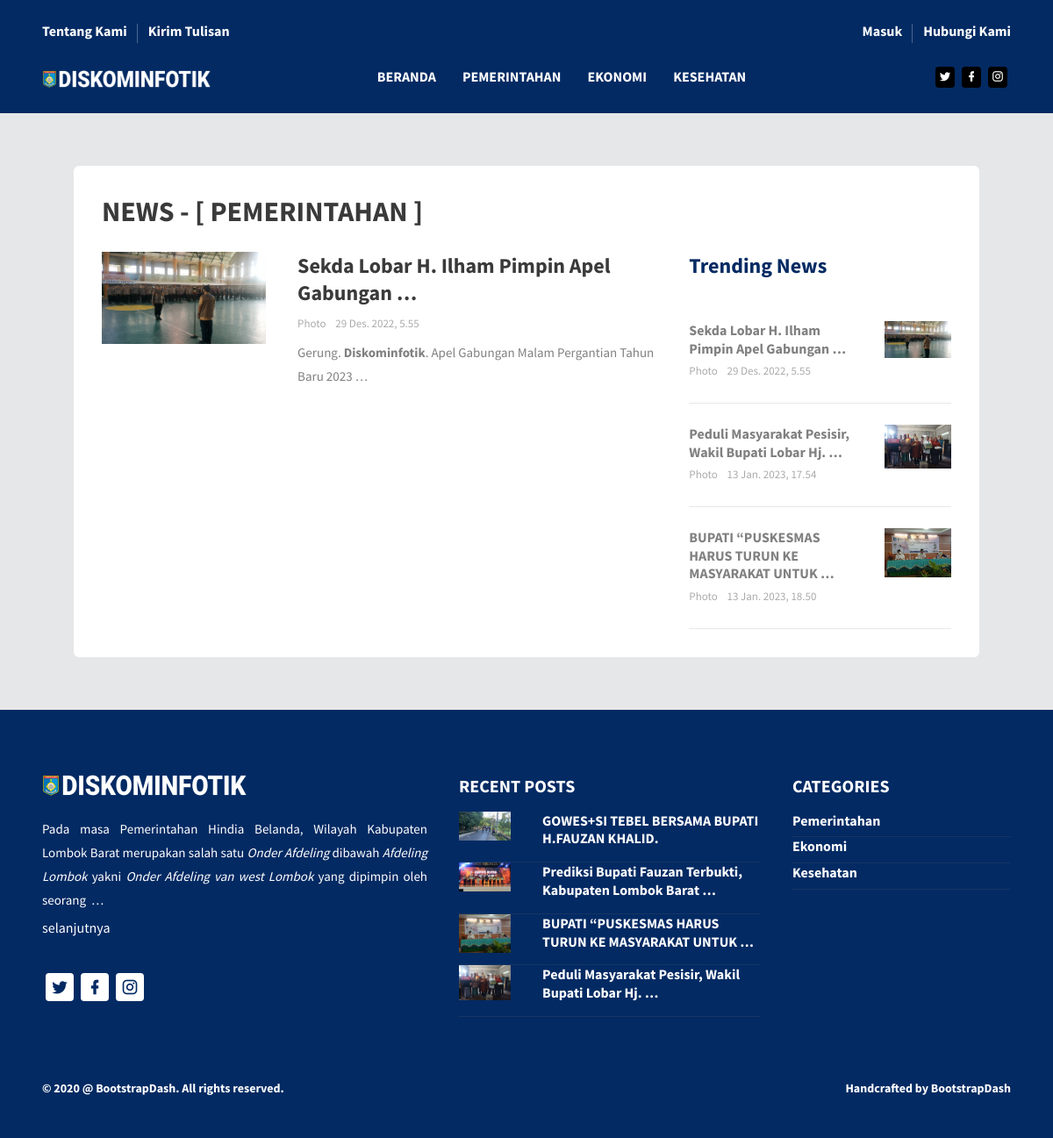
The app's page /news/list/pemerintahan/ with its own data.
### news/models.py (models this page shows, shortened)
class BaseModel(models.Model):
    id = models.BigAutoField(primary_key=True, editable=False)
    uuid = models.UUIDField(unique=True, default=uuid.uuid4, editable=False)
    created_at = models.DateTimeField(auto_now_add=True)
    updated_at = models.DateTimeField(auto_now=True)
    class Meta:
        app_label = 'news'
        abstract = True
        ordering = ['-created_at']

class Logo(BaseModel):
    name = models.CharField(max_length=100)
    photo = GenericRelation(Photo)

class Categories(BaseModel):
    name = models.CharField(max_length=50)
    slug = models.SlugField(max_length=50, default='', unique=True, blank=True, editable=False)

class SocialMedia(BaseModel):
    kind = models.SmallIntegerField(choices=OptSocialMediaKinds.choices)
    link =  models.URLField(max_length=255)
    status = models.CharField(max_length=20, choices=StatusPublish.choices, default=StatusPublish.PUBLISHED)

class News(BaseModel):
    title = models.CharField(max_length=500)
    view_count = models.PositiveIntegerField(default=0, editable=False)         # jumlah views / read
    slug = models.SlugField(max_length=255, default='', unique=True, blank=True, editable=False)
    content = RichTextUploadingField()
    category = models.ForeignKey(Categories, on_delete=models.PROTECT)
    admin = models.ForeignKey(User, on_delete=models.PROTECT, blank=True)
    photo = GenericRelation(Photo, related_query_name='news')  # relasi many2many
    status = models.CharField(max_length=20, choices=StatusPublish.choices, default=StatusPublish.PUBLISHED)

class Pages(BaseModel):
    admin = models.ForeignKey(User, on_delete=models.PROTECT) # translatenya sama aja=admin juga
    view_count = models.PositiveIntegerField(default=0, editable=False)         # jumlah views / read
    share_count = models.PositiveIntegerField(default=0, editable=False)
    slug = models.SlugField(max_length=255, default='', unique=True, blank=True, editable=False)
    title = models.CharField(max_length=500)
    kind = models.CharField(max_length=20, choices=PagesKind.choices)
    content = RichTextUploadingField(blank=True, null=True)

### news/views.py (the view)
# urls.py: path('<str:kind>/list/<slug:slug>/', views.list, name='list'),
def list(request, kind, slug):
    context = {}
    category = Categories.objects.order_by('id')[:3]
    context['category'] = category
    context['kind'] = kind
    context['slug'] = slug
    model = apps.get_model('news', kind)
    content_list = get_content_list(model, kind, slug)
    if content_list:
        kind_data_per_page = 8
        paginator = Paginator(content_list, kind_data_per_page) # Show 25 contacts per page.
        page_number = request.GET.get('page', 1) # default = 1
        context['page_list'] = paginator.get_page(page_number)
    related_news = News.objects.exclude(slug=slug) \
        .annotate(foto=get_photo('news')) \
        .order_by('-created_at')[:2]
    context['related_news'] = related_news
    trending_news = News.objects.exclude(slug=slug) \
        .annotate(foto=get_photo('news')) \
        .order_by('view_count')[:3]
    context['trending_news'] = trending_news
    category_list = Categories.objects.order_by('id')
    context['category_list'] = category_list
    logo = Logo.objects.annotate(foto=get_photo('logo')) \
                .order_by('-created_at')[:1]
    context['logo'] = logo
    about_us = Pages.objects.filter(kind='about us')[:1]
    if about_us:
        context['about_us'] = about_us.get()
    recent_posts = News.objects.annotate(foto=get_photo('news')) \
                .order_by('-created_at')[:4]
    context['recent_posts'] = recent_posts
    social_media = SocialMedia.objects.all().order_by('-created_at')
    context['social_media'] = social_media
    return render(request, 'news/list.html', context)

### news/views.py (called while the page is built)
def get_photo(model_name): # model name in string
    return Subquery(Photo.objects.filter(object_id=OuterRef('id'), content_type__model=model_name) \
        .values('file_path')[:1])

def get_content_list(model, kind, slug):
    if not slug:
        raise Http404("Halaman tidak ditemukan!")
    subquery_foto = get_photo(kind)
    if slug == 'all':
        return model.objects.annotate(file_path=subquery_foto) \
                .order_by('-created_at') # ALL data (tambah paginasi di halaman list)
    else:
        categories = Categories.objects.filter(slug=slug)
        categories = categories.get() if categories else None
        if categories:
            return model.objects.filter(category_id=categories.id) \
                .annotate(file_path=subquery_foto) \
                .order_by('-created_at') # ALL data (tambah paginasi di halaman list)
        else:
            raise Http404("Categories "+ slug +" tidak ditemukan!")

### templates/news/list.html
{% extends 'news/base.html' %}
{% load static %}
{% block content %}
<div class="content-wrapper">
  <div class="container">
    <div class="col-sm-12">
      <div class="card" data-aos="fade-up">
        <div class="card-body">
          <div class="row">
            <div class="col-sm-12">
              <h1 class="font-weight-600 mb-4">
                {{kind|upper}} - [ {{slug|upper}} ]
              </h1>
            </div>
          </div>
          <div class="row">
            <div class="col-lg-8">
              {% for i in page_list %}
              <div class="row">
                <div class="col-sm-4 grid-margin">
                  <div class="rotate-img">
                    <img
                      src="/media/{{i.file_path}}"
                      alt="banner"
                      class="img-fluid"
                    />
                  </div>
                </div>
                <div class="col-sm-8 grid-margin">
                  <h2 class="font-weight-600 mb-2">
                    {{i.title|truncatewords_html:7|safe}}
                  </h2>
                  <p class="fs-13 text-muted mb-0">
                    <span class="mr-2">Photo </span>{{i.created_at}}
                  </p>
                  <p class="fs-15">
                    <a href="/detail/{{i.slug}}/">{{i.content|truncatewords_html:10|safe}} </a>
                  </p>
                </div>
              </div>
              {% endfor %}
            </div>
            <div class="col-lg-4">
              <h2 class="mb-4 text-primary font-weight-600">
                Trending News
              </h2>
              {% for i in trending_news %}
              <div class="row">
                <div class="col-sm-12">
                  <div class="border-bottom pb-4 pt-4">
                    <div class="row">
                      <div class="col-sm-8">
                        <h5 class="font-weight-600 mb-1">
                          <a href="/detail/{{i.slug}}/">{{i.title|truncatewords_html:7|safe}}</a>
                        </h5>
                        <p class="fs-13 text-muted mb-0">
                          <span class="mr-2">Photo </span>{{i.created_at}}
                        </p>
                      </div>
                      <div class="col-sm-4">
                        <div class="rotate-img">
                          <img
                            src="/media/{{i.foto}}"
                            alt="banner"
                            class="img-fluid"
                          />
                        </div>
                      </div>
                    </div>
                  </div>
                </div>
              </div>
              {% endfor %}
            </div>
          </div>
        </div>
      </div>
    </div>
  </div>
</div>
{% endblock %}

### templates/news/snippets/navbar.html (shortened to what this page needs)
{% load static %}
<header id="header">
    <div class="container">
      <nav class="navbar navbar-expand-lg navbar-light">
        <div class="navbar-top">
          <div class="d-flex justify-content-between align-items-center">
            <ul class="navbar-top-left-menu">
              <li class="nav-item">
                <a href="/tentang-kami/" class="nav-link">Tentang Kami</a>
              </li>
              <li class="nav-item">
                <a href="/kirim-tulisan/" class="nav-link">Kirim Tulisan</a>
              </li>
            </ul>
            <ul class="navbar-top-right-menu">
              <li class="nav-item">
                <a href="/dashboard/" class="nav-link">Masuk</a>
              </li>
              <li class="nav-item">
                <a href="/hubungi-kami/" class="nav-link">Hubungi Kami</a>
              </li>
            </ul>
          </div>
        </div>
        <div class="navbar-bottom">
          <div class="d-flex justify-content-between align-items-center">
            <div>
              <a class="navbar-brand" href="/">
                {% for i in logo %}
                    <img src="/media/{{i.foto}}" alt=""/>
                {% endfor %}
                </a>
            </div>
            <div>
              <div
                class="navbar-collapse justify-content-center collapse"
                id="navbarSupportedContent"
              >
                <ul
                  class="navbar-nav d-lg-flex justify-content-between align-items-center"
                >
                  <li class="nav-item active">
                    <a class="nav-link" href="/">Beranda</a>
                  </li>
                  {% for i in category %}
                    <li class="nav-item">
                      <a class="nav-link" href="/news/list/{{i.slug}}/">{{i.name}}</a>
                    </li>
                  {% endfor %}
                </ul>
              </div>
            </div>
            <ul class="social-media">
                {% for i in social_media %}
              <li>
                <a href="{{i.link}}" target="_BLANK">
                  <i class="mdi mdi-{{i.get_kind_display|lower}}"></i>
                </a>
              </li>
                {% endfor %}
            </ul>
          </div>
        </div>
      </nav>
    </div>
</header>

### templates/news/snippets/footer.html
{% load static %}
  <div class="footer-top">
    <div class="container">
      <div class="row">
        <div class="col-sm-5">
            {% for i in logo %}
                <a href="/"><img src="/media/{{i.foto}}" class="footer-logo" alt="" /></a>
            {% endfor %}
          <h5 class="font-weight-normal mt-4 mb-5">
            {% if about_us %}
                {{about_us.content|truncatewords_html:27|safe}} <a href="/tentang-kami/">selanjutnya</a>
            {% endif %}
          </h5>
          <ul class="social-media mb-3">
              {% for i in social_media %}
            <li>
              <a href="{{i.link}}">
                <i class="mdi mdi-{{i.get_kind_display|lower}}"></i>
              </a>
            </li>
                {% endfor %}
          </ul>
        </div>
        <div class="col-sm-4">
          <h3 class="font-weight-bold mb-3">RECENT POSTS</h3>
          {% for i in recent_posts %}
          <div class="row">
            <div class="col-sm-12">
              <div class="footer-border-bottom pb-2">
                <div class="row">
                  <div class="col-3">
                    <img
                      src="/media/{{i.foto}}"
                      alt="thumb"
                      class="img-fluid"
                    />
                  </div>
                  <div class="col-9">
                    <h5 class="font-weight-600">
                      <a href="/detail/{{i.slug}}/">{{i.title|truncatewords_html:7|safe}}</a>
                    </h5>
                  </div>
                </div>
              </div>
            </div>
          </div>
          {% endfor %}
        </div>
        <div class="col-sm-3">
          <h3 class="font-weight-bold mb-3">CATEGORIES</h3>
          {% for i in category_list %}
          <div class="footer-border-bottom pb-2">
            <div class="d-flex justify-content-between align-items-center">
              <h5 class="mb-0 font-weight-600"><a href="/news/list/{{i.slug}}/">{{i.name}}</a></h5>
            </div>
          </div>
          {% endfor %}
        </div>
      </div>
    </div>
  </div>

### templates/news/snippets/style.html (style rules this page uses)
.footer-top a { color: white; }
a { color: white; }
p > a { color: grey; }
h5 > a { color: grey; }
.content-wrapper { padding: 30px 0; }

### records on screen
Categories: name "PEMERINTAHAN", name "Pemerintahan"
Categories: name "EKONOMI", name "Ekonomi"
Categories: name "KESEHATAN", name "Kesehatan"
SocialMedia: kind 2 (drawn)
SocialMedia: kind 1 (drawn)
SocialMedia: kind 5 (drawn)
News: title "Sekda Lobar H. Ilham Pimpin Apel Gabungan …", created_at "29 Des. 2022, 5.55", content "Diskominfotik . Apel Gabungan Malam Pergantian Tahun Baru 2023 …", shows a picture
News: title "Peduli Masyarakat Pesisir, Wakil Bupati Lobar Hj. …", created_at "13 Jan. 2023, 17.54", shows a picture
News: title "BUPATI “PUSKESMAS HARUS TURUN KE MASYARAKAT UNTUK …", created_at "13 Jan. 2023, 18.50", shows a picture
Pages: content "Pada masa Pemerintahan Hindia Belanda, Wilayah Kabupaten Lombok Barat merupakan salah satu Onder Afdeling dibawah Afdeling Lombok yakni Onder Afdeling van west Lombok yang dipimpin oleh seorang …"
News: shows a picture, title "GOWES+SI TEBEL BERSAMA BUPATI H.FAUZAN KHALID."
News: shows a picture, title "Prediksi Bupati Fauzan Terbukti, Kabupaten Lombok Barat …"

### other values on screen
{{ kind|upper }} "NEWS"
{{ slug|upper }} "PEMERINTAHAN"
